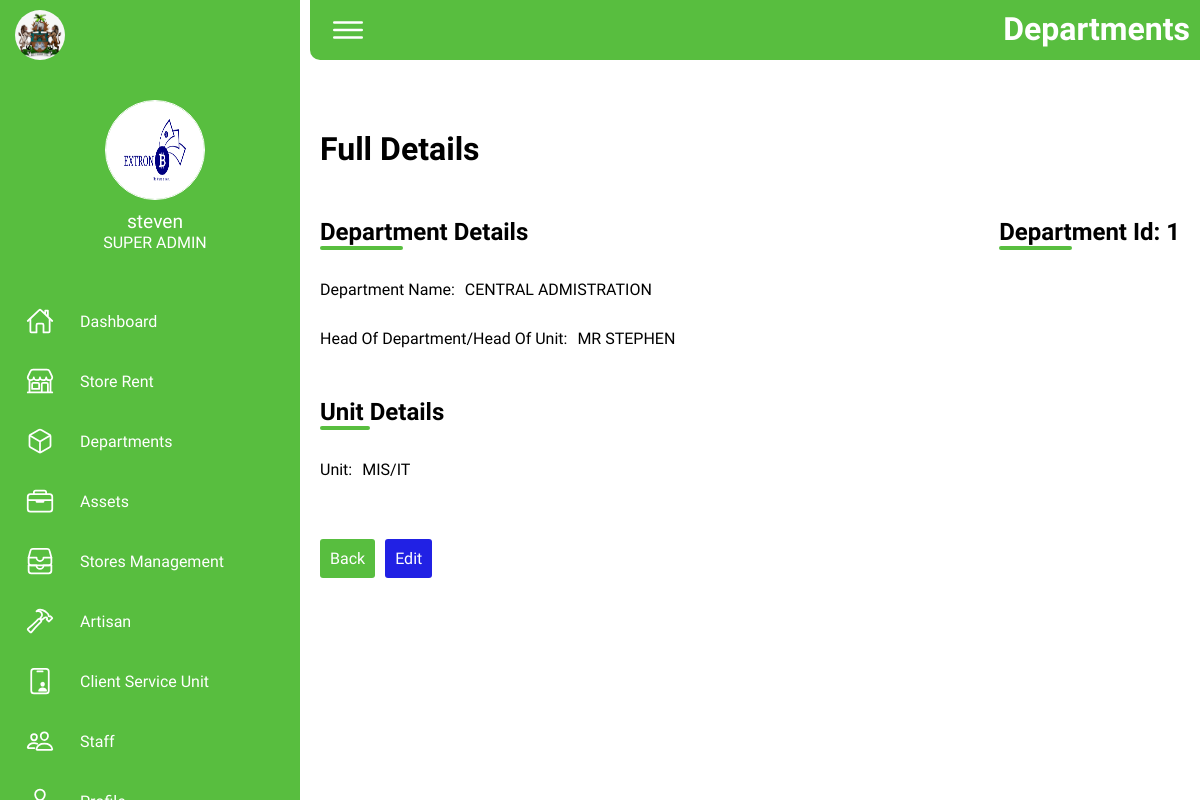
The app's page /more_department/CENTRAL ADMISTRATION (signed in) with its own data.
### tables this page shows
CREATE TABLE department (
                id INTEGER PRIMARY KEY AUTOINCREMENT,
                department_name text,
                hod text
                );

CREATE TABLE unit (
                id INTEGER PRIMARY KEY AUTOINCREMENT,
                department_name text,
                unit text,
                officer text,
                FOREIGN KEY (department_name) REFERENCES store(department_name)
                );

### app.py (the view)
@app.route('/more_department/<string:department_name>')
@login_required(role='SUPER ADMIN')
def more_department(department_name):
    if 'user_id' in session:
        user_id = session['user_id']
        user = get_user_by_id(user_id)
        if user:
            username = user['username']
            role = user['role']
            image = user['image']
            conn, cursor = get_department_db_connection()
            cursor.execute(
                "SELECT * FROM department WHERE department_name = ?", (department_name,))
            department_details = cursor.fetchone()
            cursor.execute(
                "SELECT * FROM unit WHERE department_name = ?", (department_name,))
            unit_details = cursor.fetchall()
            conn.close()
            if department_details:
                return render_template('/super_admin/department/more-department.html', username=username, role=role, department=department_details, units=unit_details, image=image)
            else:
                flash("Store details not found", 'error')
                return redirect(url_for('department'))
    return redirect(url_for('index'))

### app.py (called while the page is built)
def get_users_db_connection():
    conn_users = sqlite3.connect('instance/users.db')
    conn_users.row_factory = sqlite3.Row
    return conn_users, conn_users.cursor()

def get_user_by_id(user_id):
    conn_users, cursor = get_users_db_connection()
    cursor.execute('SELECT * FROM users WHERE id = ?', (user_id,))
    user = cursor.fetchone()
    conn_users.close()
    return user

def login_required(role=None):
    def wrapper(fn):
        @wraps(fn)
        def decorated_view(*args, **kwargs):
            if 'user_id' not in session:
                return redirect(url_for('index'))
            user_id = session['user_id']
            user = get_user_by_id(user_id)
            if not user:
                return redirect(url_for('index'))
            user_role = user['role']
            if role and user_role != role:
                return redirect(url_for('index'))
            return fn(*args, **kwargs)
        return decorated_view
    return wrapper

def get_department_db_connection():
    conn = sqlite3.connect('instance/department.db')
    conn.row_factory = sqlite3.Row
    return conn, conn.cursor()

### templates/super_admin/department/more-department.html
{% extends '/super_admin/base.html' %} {% block heading %} Departments {%
endblock %} {% block content %}
<div class="content-container">
  <h1>Full Details</h1>
  <div class="all-container">
    <div class="details-container">
      <div class="titles">
        <h2>Department Details</h2>
        <h2>Department Id: {{ department.id }}</h2>
      </div>
      <div class="content-text">
        <h3>Department Name:</h3>
        <p>{{ department.department_name }}</p>
      </div>
      <div class="content-text">
        <h3>Head Of Department/Head Of Unit:</h3>
        <p>{{ department.hod }}</p>
      </div>
      <div class="titles">
        <h2>Unit Details</h2>
      </div>
      {% if units %} {% for unit in units %}
      <div class="content-text">
        <h3>Unit:</h3>
        <p>{{ unit.unit }}</p>
      </div>
      {% endfor %} {% endif %}
    </div>
    <div class="actions">
      <a class="green" href="{{ url_for('back') }}">Back</a>
      <a
        class="blue"
        href="{{ url_for('update_department', department_name=department.department_name) }}"
        >Edit</a
      >
    </div>
  </div>
</div>
{% endblock %}

### static/css/styles.css (style rules this page uses)
* { font-family: "Ubuntu", sans-serif; margin: 0; padding: 0; box-sizing: border-box; }
:root { --green: #58be3f; --white: #fff; --gray: #f5f5f5; --black1: #222; --black2: #999; }
body { min-height: 100vh; overflow-x: hidden; }
.content-container { margin: 50px 0; padding: 20px; }
.all-container .titles { width: 100%; display: flex; justify-content: space-between; margin-top: 50px; }
.all-container .titles h2::after { content: ""; display: flex; flex-direction: column; width: 40%; height: 4px; background-color: var(--green); border-radius: 5px; }
.all-container .content-text { display: flex; margin-top: 30px; align-items: center; gap: 10px; }
.all-container .content-text h3 { font-weight: 500; font-size: medium; }
.all-container { margin-bottom: 100px; }
.actions { display: flex; gap: 10px; }
.green { background-color: var(--green); padding: 10px 10px; margin-top: 60px; text-decoration: none; border-radius: 3px; color: var(--white); border: none; outline: none; }
.blue { background-color: rgb(33, 33, 228); padding: 10px 10px; margin-top: 60px; text-decoration: none; border-radius: 3px; color: var(--white); }

### records on screen
department: id "1", department_name "CENTRAL ADMISTRATION", hod "MR STEPHEN"
unit: unit "MIS/IT"

### other values on screen
{{ username }} "steven"
{{ role }} "SUPER ADMIN"
